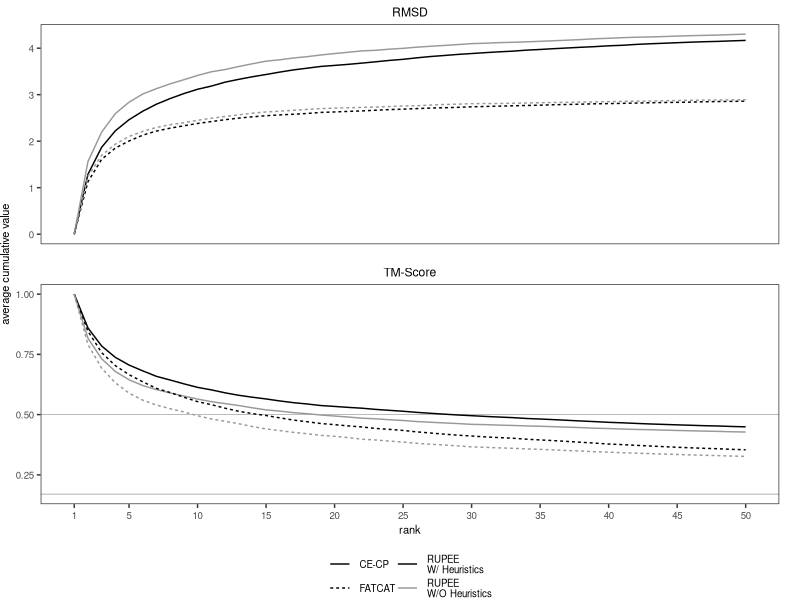

Generate this figure with R:

library(ggplot2)
library(plyr)

# clear environment
rm(list = ls())

# read in data file
df <- read.csv('heuristics.txt')
refs <- read.csv('scoring_refs.txt')

# filter data
df <- df[df$app == 'WBOTH' | df$app == 'WOBOTH',]

# reorder factor levels
df$app <- factor(df$app, levels = c('WBOTH', 'WOBOTH'))

ggplot(df, aes(n, avg_cume_score, group = interaction(app, alg, score_type), color = app, linetype = alg)) +
    
    # geoms
    geom_hline(
        data = refs,
        colour = 'grey50', 
        size = rel(0.2),
        aes(yintercept = yintercept)
    ) +
    geom_line(
        size = rel(0.5)
    ) + 

    # scales
    scale_color_grey(
        start = 0,
        end = 0.6,
        labels = c('RUPEE \nW/ Heuristics', 'RUPEE \nW/O Heuristics')
    ) + 
    scale_x_continuous(
        limits = c(1, 50),
        breaks = c(1, seq(5, 50, by = 5))
    ) + 

    # faceting
    facet_wrap(~score_type, ncol = 1, scales = 'free_y') + 
    
    # guides
    guides(color = guide_legend(override.aes = list(size = rel(0.5))), linetype = guide_legend(override.aes = list(size = rel(0.5)))) + 

    # axis labels
    labs(
         x = 'rank', 
         y = 'average cumulative value'
    ) + 
    
    # default theme 
    theme_bw() +

    # default override
    theme(
        plot.title = element_blank(), 
        plot.margin = margin(0,15,0,0), 

        panel.grid = element_blank(),
        panel.margin.x = unit(4,'mm'),
        
        axis.text = element_text(size = 7), 
        axis.title = element_text(size = 8), 
        
        legend.text = element_text(size = 7),
        legend.title = element_blank(), 
        legend.position = 'bottom',
        legend.margin = unit(0,'mm'),
        legend.box = 'horizontal',
        legend.direction = 'vertical',

        strip.background = element_blank(),
        strip.text.x = element_text(color = 'black')
    ) 

ggsave('heuristics.eps', width = 3, height = 4.25)


